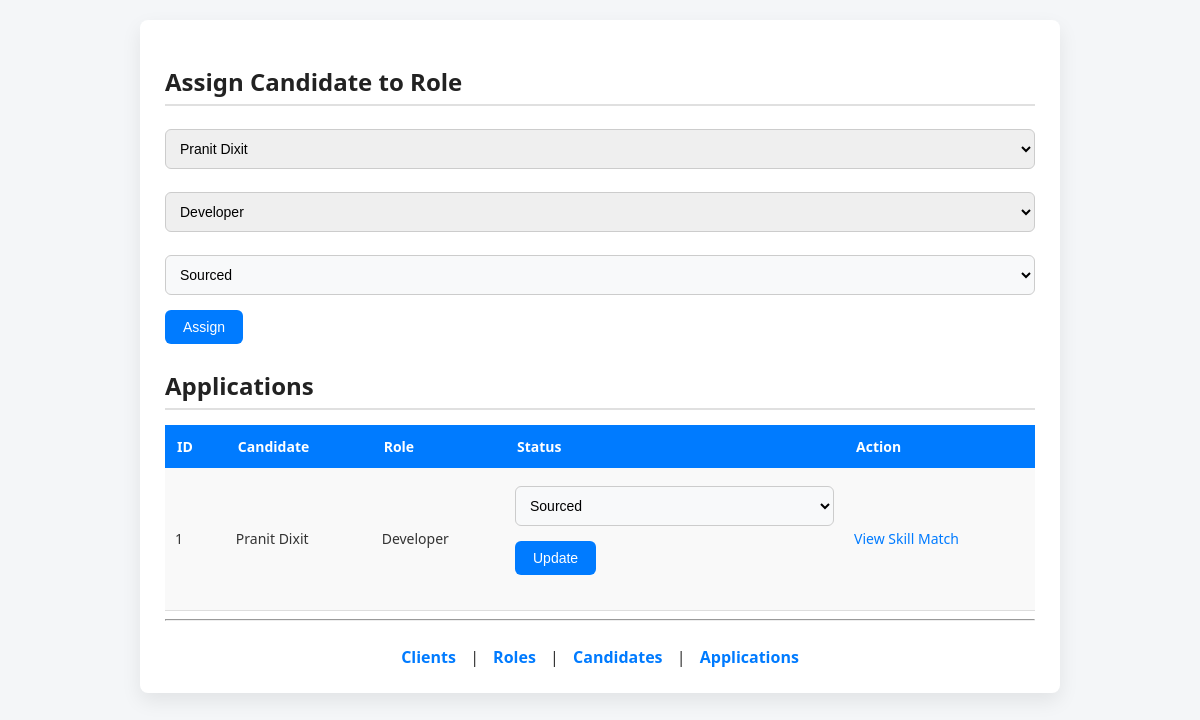
The app's page /applications with its own data.
### tables this page shows
CREATE TABLE Application (
    application_id INTEGER PRIMARY KEY AUTOINCREMENT,
    candidate_id INTEGER,
    role_id INTEGER,
    status TEXT,
    UNIQUE(candidate_id, role_id)
);

CREATE TABLE Candidate (
    candidate_id INTEGER PRIMARY KEY AUTOINCREMENT,
    name TEXT COLLATE NOCASE,
    linkedin_url TEXT COLLATE NOCASE,
    skills TEXT,
    experience_years INTEGER,
    resume_file_path TEXT,
    UNIQUE(name, linkedin_url)
);

CREATE TABLE Role (
    role_id INTEGER PRIMARY KEY AUTOINCREMENT,
    client_id INTEGER,
    title TEXT COLLATE NOCASE,
    jd_text TEXT,
    jd_file_path TEXT,
    status TEXT,
    FOREIGN KEY (client_id) REFERENCES Client(client_id),
    UNIQUE(client_id, title)
);

### app.py (the view, shortened to what this page needs)
@app.route("/applications", methods=["GET", "POST"])
def applications():
    db = get_db()
    cur = db.cursor()
    applications = cur.execute("""
        SELECT Application.application_id,
               Candidate.name,
               Role.title,
               Application.status
        FROM Application
        JOIN Candidate ON Application.candidate_id = Candidate.candidate_id
        JOIN Role ON Application.role_id = Role.role_id
    """).fetchall()
    candidates = cur.execute("SELECT * FROM Candidate").fetchall()
    roles = cur.execute("SELECT * FROM Role").fetchall()
    db.close()
    return render_template(
        "applications.html",
        applications=applications,
        candidates=candidates,
        roles=roles
    )

### app.py (called while the page is built)
def get_db():
    return sqlite3.connect("database.db")

### templates/applications.html (shortened to what this page needs)
<!DOCTYPE html>
<html>
  <head>
    <link rel="stylesheet" href="{{ url_for('static', filename='style.css') }}">
  </head>
  <body>
    <div class="container">
      <h2>Assign Candidate to Role</h2>
      <form method="post">
        <select name="candidate_id" required>
          {% for c in candidates %}
          <option value="{{ c[0] }}">{{ c[1] }}</option>
          {% endfor %}
        </select>
        <select name="role_id" required>
          {% for r in roles %}
          <option value="{{ r[0] }}">{{ r[2] }}</option>
          {% endfor %}
        </select>
        <select name="status" required>
          <option selected>Sourced</option>
        </select>
        <button type="submit">Assign</button>
      </form>
      <h2>Applications</h2>
      <table>
        <tr>
          <th>ID</th>
          <th>Candidate</th>
          <th>Role</th>
          <th>Status</th>
          <th>Action</th>
        </tr>
        {% for a in applications %}
        <tr>
          <td>{{ a[0] }}</td>
          <td>{{ a[1] }}</td>
          <td>{{ a[2] }}</td>
          <td>
            <form method="post" action="/update_status/{{ a[0] }}">
              <select name="status">
                <option {{ 'selected' if a[3]=='Sourced' else '' }}>Sourced</option>
              </select>
              <button type="submit">Update</button>
            </form>
          </td>
          <td>
            <a href="/skill_match/{{ a[0] }}">View Skill Match</a>
          </td>
        </tr>
        {% endfor %}
      </table>
      <hr>
      <div class="nav">
        <a href="/clients">Clients</a> |
        <a href="/roles">Roles</a> |
        <a href="/candidates">Candidates</a> |
        <a href="/applications">Applications</a>
      </div>
    </div>
  </body>
</html>

### static/style.css (style rules this page uses)
body { font-family: "Segoe UI", Arial, sans-serif; background-color: #f4f6f8; margin: 0; padding: 20px; color: #333; }
h2 { color: #222; margin-bottom: 15px; border-bottom: 2px solid #e0e0e0; padding-bottom: 6px; }
.container { background: #ffffff; padding: 25px; border-radius: 8px; width: 75%; margin: auto; box-shadow: 0 8px 20px rgba(0, 0, 0, 0.08); }
form { margin-bottom: 25px; }
input, textarea, select { padding: 10px; width: 100%; margin: 8px 0 15px 0; border: 1px solid #ccc; border-radius: 6px; font-size: 14px; }
button { background-color: #007bff; color: white; padding: 9px 18px; border: none; border-radius: 6px; font-size: 14px; cursor: pointer; transition: background-color 0.2s ease, transform 0.1s ease; }
table { width: 100%; border-collapse: collapse; margin-top: 10px; font-size: 14px; }
table th { background-color: #007bff; color: white; padding: 12px; text-align: left; }
table td { padding: 10px; border-bottom: 1px solid #ddd; }
table tr:nth-child(even) { background-color: #f9f9f9; }
a { color: #007bff; text-decoration: none; font-weight: 500; }
.nav { margin-top: 25px; text-align: center; }
.nav a { margin: 0 10px; font-weight: 600; }
select[name="status"] { background-color: #f8f9fa; cursor: pointer; }

### records on screen
Application: application_id "1", name "Pranit Dixit", title "Developer"

### other values on screen
form field candidate_id "Pranit Dixit"
form field role_id "Developer"
